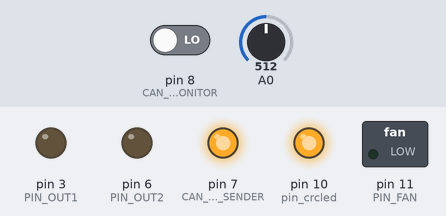
This sketch was run on a simulated Arduino Uno, built with avr-gcc and run on an emulated ATmega328P. Shown: switched loads named in the sketch (green lamp = pin HIGH), output pins drawn as LEDs (lit = HIGH). Inputs (shaded band) come from the test bench; at power-on: pin 8 (CAN_PIN_MONITOR) LOW, A0 = 512.

Above: at 1.2 s.
1.3 s: pin 8 (CAN_PIN_MONITOR) driven HIGH
At 1.9 s:
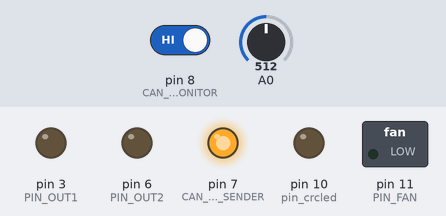
2.8 s: pin 8 (CAN_PIN_MONITOR) driven LOW
At 3.4 s:
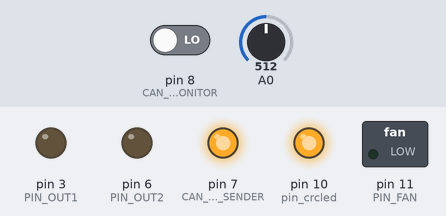
Timing chart, 0 to 5.8 s (numbered marks = the images above; inputs shaded):
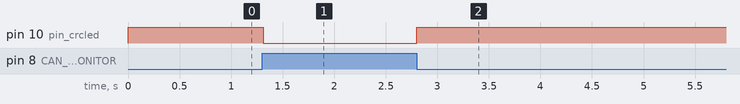

The sketch:

NetzteilNT.ino
```cpp
/* kate: space-indent on; indent-width 2; replace-tabs on; hl c++

   I rebuilt my power supply from scratch, this time using a TLV2371 OpAmp
   and a 15kΩ/2.2µF RC circuit powering a BD-311 high load transistor as
   indicated by this guy:

   http://provideyourown.com/2011/analogwrite-convert-pwm-to-voltage/

   To measure VCC, I attached a voltage divider made of a 10kΩ resistor
   to VCC and a 4.7kΩ resistor to GND to the Arduino's port A0 - and
   the freaking math even works out this time omfg!

   NB: I found out that this only worked due to a 10µF capacitor I had
       previously plugged in and then forgotten. Remove it and the ADC
       will return to measuring randomness again. So, better have one
       of those handy.

   For the schematic, see:

   https://bytebucket.org/Svedrin/misc/raw/7296aee6/arduino/NetzteilNT.png

*/

#include "CanDrive.h"

#define CAN_PIN_SENDER     7
#define CAN_PIN_MONITOR    8

#define PIN_OUT1           3
#define CAN_ID_OUT1      250

#define PIN_OUT2           6
#define CAN_ID_OUT2      251

#define PIN_FAN           11

#define R1 ((double)10000)
#define R2 ((double) 4700)

// #define DEBUG

CanDrive can(CAN_PIN_SENDER, CAN_PIN_MONITOR);

void setup() {
  pinMode(PIN_OUT1, OUTPUT);
  pinMode(PIN_OUT2, OUTPUT);
  pinMode(PIN_FAN,  OUTPUT);
//   can.pin_mirror =  9;
  can.pin_crcled = 10;
  can.init();
#ifdef DEBUG
  Serial.begin(9600);
#endif
}

unsigned long long lasttime = 0;

double voltage_out1 = 0;
double voltage_out2 = 0;
double vcc;


unsigned int set_pwm_for_voltage(unsigned int pin, double wantvolts){
  // The OpAmp amplifies the voltage we feed to it using:
  // Uout = v * Uin
  // v = 1 + (R1/R2)
  // R1 and R2 being the voltage divider we use for the OpAmp's feedback loop.
  // This means we need to feed the Uin such as:
  // Uin = Uout / v
  double u_in;
  unsigned int pwm_value;
  if( wantvolts >= vcc ){
    pwm_value = 255;
  }
  else{
    u_in = wantvolts / (1 + (R1/R2));
    pwm_value = round(u_in / 5.0 * 255);
  }
  analogWrite(pin, pwm_value);
}

void loop() {
  uint16_t recv_id, recv_val;

  if( millis() > lasttime + 1000 ){
    lasttime = millis();

    unsigned int analog_val;
    analog_val = analogRead(A0);

    // ADC:               U2  = x/1023 * 5V
    // Voltage Divider:   VCC = U2 * (R1 + R2) / R2

    vcc = (analog_val / (double)1023.0 * 5) * (R1 + R2) / R2;

    digitalWrite( PIN_FAN, voltage_out1 > 1 || voltage_out2 > 1 );

#ifdef DEBUG
    Serial.print("Input = ");
    Serial.print(vcc);
    Serial.print(" OUT1 = ");
    Serial.print(voltage_out1);
    Serial.print(" OUT2 = ");
    Serial.println(voltage_out2);
#endif
  }

  can.handle_message();

  if( can.recv(&recv_id, &recv_val) ){
    if( recv_id == CAN_ID_OUT1 ){
      voltage_out1 = recv_val / (double)1000.0;
      set_pwm_for_voltage(PIN_OUT1, voltage_out1);
    }
    else if( recv_id == CAN_ID_OUT2 ){
      voltage_out2 = recv_val / (double)1000.0;
      set_pwm_for_voltage(PIN_OUT2, voltage_out2);
    }
  }
}
```

Measured:
- after the input at 1.3 s, pin 10 (pin_crcled): HIGH → LOW at once
- after the input at 2.8 s, pin 10 (pin_crcled): LOW → HIGH at once
